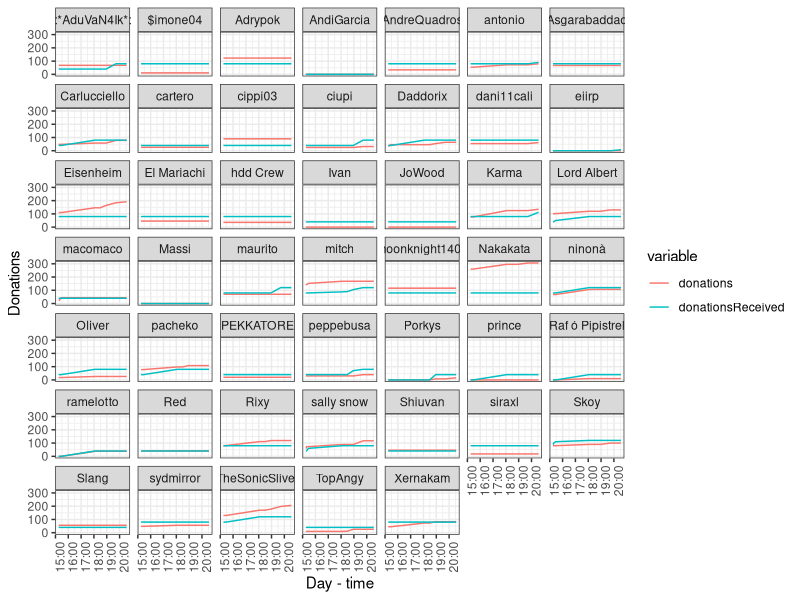
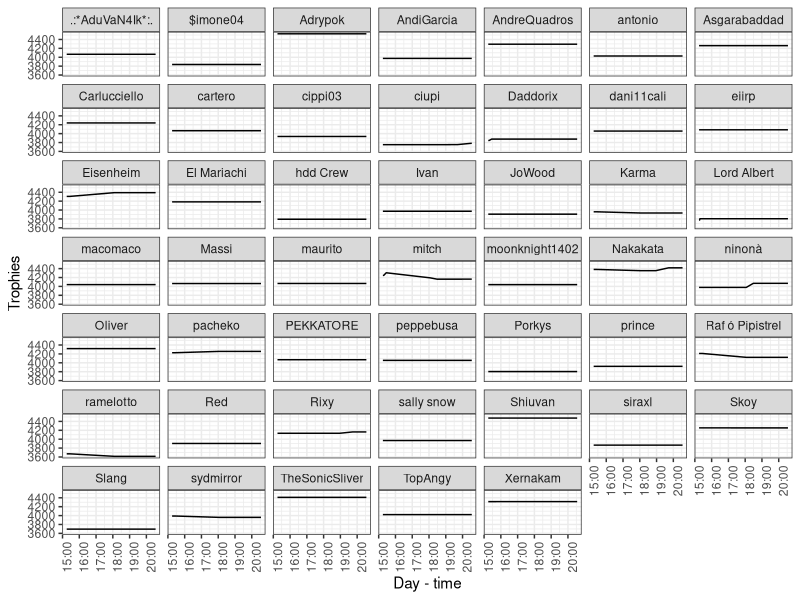

The R source for these figures, in order:
rm(list=ls())
library(data.table)
library(dplyr)
library(ggplot2)
data <- fread("../clan.csv")
data$time <- unlist(lapply(strsplit(data$date," "), function(x) x[2]))
data$date <- unlist(lapply(strsplit(data$date," "), function(x) x[1]))
data[grep("2018-03-19", date)]$date <- "19/03/2018"
data[grep("2018-03-20", date)]$date <- "20/03/2018"
data$date <- as.Date(data$date,format = "%d/%m/%Y")

data$date_time <- as.POSIXct(with(data, paste0(date," ",time)))

data <- as.data.table(data %>% select(-one_of(c("time","date"))))
data_melted <- melt(data,id.vars = c("tag","name","date_time"))

plot_trophies_by_user <- ggplot(data_melted[variable=='trophies']) + geom_line(aes(x=date_time,y=value)) +
  theme_bw()+ theme(axis.text.x = element_text(angle = 90))+
  scale_x_datetime() + xlab("Day - time") + ylab("Trophies")+facet_wrap(~name)

plot_donations_by_user <- ggplot(data_melted[variable %in% c('donations','donationsReceived')]) + 
  geom_line(aes(x=date_time,y=value, colour=variable)) + theme_bw()+ theme(axis.text.x = element_text(angle = 90, hjust=1))+
  scale_x_datetime() + xlab("Day - time") + ylab("Donations")+facet_wrap(~name)